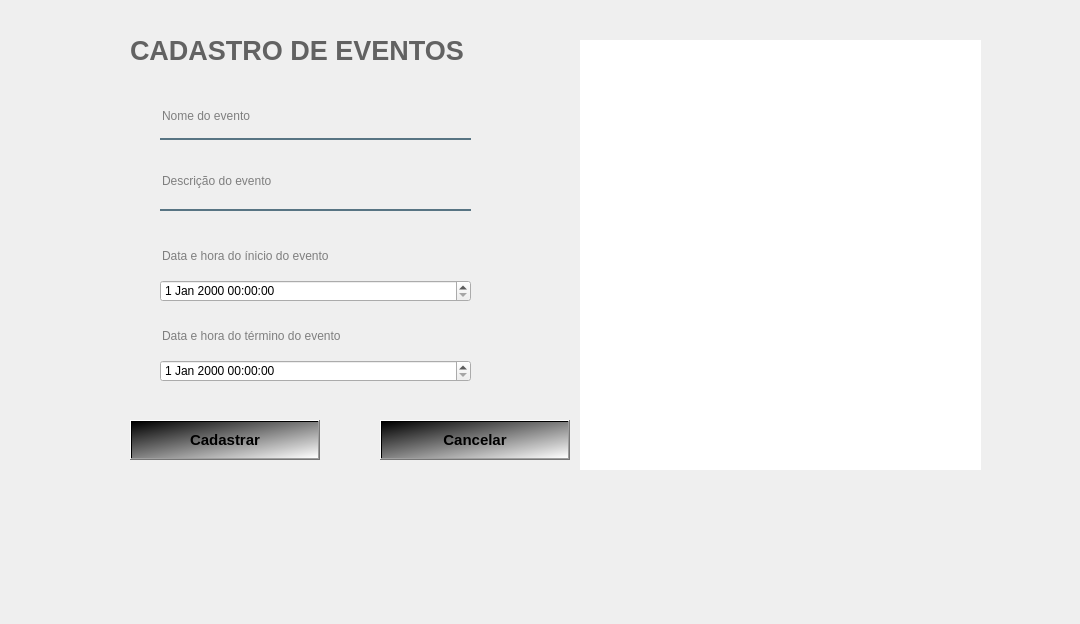
<?xml version="1.0" encoding="UTF-8"?>
<ui version="4.0">
 <class>MainWindow</class>
 <widget class="QMainWindow" name="MainWindow">
  <property name="geometry">
   <rect>
    <x>0</x>
    <y>0</y>
    <width>1080</width>
    <height>624</height>
   </rect>
  </property>
  <property name="windowTitle">
   <string>MainWindow</string>
  </property>
  <property name="styleSheet">
   <string notr="true">background-color: rgb(255, 255, 255);

QMenuBar::hover {
    background-color: black;
    color: black;
}


QMenuBar#QMenuBar:hover {
color: rgb(0, 0, 0);
}

</string>
  </property>
  <widget class="QWidget" name="centralwidget">
   <widget class="QWidget" name="widget" native="true">
    <property name="enabled">
     <bool>true</bool>
    </property>
    <property name="geometry">
     <rect>
      <x>40</x>
      <y>0</y>
      <width>941</width>
      <height>491</height>
     </rect>
    </property>
    <property name="mouseTracking">
     <bool>true</bool>
    </property>
    <property name="focusPolicy">
     <enum>Qt::NoFocus</enum>
    </property>
    <property name="autoFillBackground">
     <bool>false</bool>
    </property>
    <property name="styleSheet">
     <string notr="true">

QPushButton#pushButton{
background-color: qlineargradient(spread:pad, x1:0, y1:0.505682, x2:1, y2:0.477, stop:0 rgba(236, 141, 26, 219), stop: 1 rgba(160, 96, 18, 180));
color:rgba(255,255,255,210);
border-radius:5px;
}

QPushButton#pushButton_2, #pushButton_3, #pushButton_4, #pushButton_5{
background-color: rgba(0,0,0,0);
color: rgba(85,98,112,255);
}


QPushButton#pushButton_2:hover,#pushButton_3:hover, #pushButton_4:hover, #pushButton_5:hover {
color: rgba(131,96,53,255);
}


QPushButton#pushButton_2:pressed, #pushButton_3:pressed, #pushButton_4:pressed, #pushButton_5:pressed{
padding-left: 5px;
padding-top:5px;
background-color:rgba(0,0,0,0);
}

QPushButton#pushButton:hover{
background-color: qlineargradient(spread:pad, x1:0, y1:0.505682, x2:1, y2:0.477, stop:0 rgba(0, 71, 135, 219), stop: 1 rgba(85, 81, 84, 226));
}

QPushButton#pushButton:pressed{
padding-left:5px;
padding-top:5px;
background-color: rgba(150, 123, 111, 255)
}
</string>
    </property>
    <widget class="QLabel" name="label_3">
     <property name="geometry">
      <rect>
       <x>540</x>
       <y>40</y>
       <width>621</width>
       <height>430</height>
      </rect>
     </property>
     <property name="font">
      <font>
       <pointsize>10</pointsize>
      </font>
     </property>
     <property name="autoFillBackground">
      <bool>false</bool>
     </property>
     <property name="styleSheet">
      <string notr="true">background-color: rgb(255, 255, 255,255);
border-bottom-right-radius:50px;
</string>
     </property>
     <property name="text">
      <string/>
     </property>
     <property name="pixmap">
      <pixmap resource="Imagem_evento.qrc">:/Img_evento/image_evento.png</pixmap>
     </property>
    </widget>
    <widget class="QLabel" name="label_4">
     <property name="geometry">
      <rect>
       <x>90</x>
       <y>30</y>
       <width>411</width>
       <height>40</height>
      </rect>
     </property>
     <property name="font">
      <font>
       <pointsize>20</pointsize>
       <weight>75</weight>
       <bold>true</bold>
      </font>
     </property>
     <property name="styleSheet">
      <string notr="true">color:rgba(0, 0, 0, 150)</string>
     </property>
     <property name="text">
      <string>CADASTRO DE EVENTOS</string>
     </property>
    </widget>
    <widget class="QLineEdit" name="lineEdit">
     <property name="geometry">
      <rect>
       <x>120</x>
       <y>100</y>
       <width>311</width>
       <height>40</height>
      </rect>
     </property>
     <property name="styleSheet">
      <string notr="true">background-color: rgba(0, 0, 0, 0);
border: none;
border-bottom: 2px solid rgba(46, 82, 101, 200);
color:rgba(0,0,0,240);
padding-bottom:7px;</string>
     </property>
     <property name="placeholderText">
      <string>Nome do evento</string>
     </property>
    </widget>
    <widget class="QLineEdit" name="lineEdit_3">
     <property name="geometry">
      <rect>
       <x>120</x>
       <y>160</y>
       <width>311</width>
       <height>51</height>
      </rect>
     </property>
     <property name="styleSheet">
      <string notr="true">background-color: rgba(0, 0, 0, 0);
border: none;
border-bottom: 2px solid rgba(46, 82, 101, 200);
color:rgba(0,0,0,240);
padding-bottom:7px;</string>
     </property>
     <property name="echoMode">
      <enum>QLineEdit::Normal</enum>
     </property>
     <property name="placeholderText">
      <string>Descrição do evento</string>
     </property>
    </widget>
    <widget class="QPushButton" name="pushButton_2">
     <property name="geometry">
      <rect>
       <x>340</x>
       <y>420</y>
       <width>190</width>
       <height>40</height>
      </rect>
     </property>
     <property name="font">
      <font>
       <pointsize>11</pointsize>
       <weight>75</weight>
       <bold>true</bold>
      </font>
     </property>
     <property name="styleSheet">
      <string notr="true">
background: qlineargradient(x1: 0, y1: 0, x2: 1, y2: 1, stop: 0 #000000, stop: 0.5 #808080, stop: 1 #FFFFFF);
color: black;
</string>
     </property>
     <property name="text">
      <string>Cancelar</string>
     </property>
    </widget>
    <widget class="QPushButton" name="pushButton_3">
     <property name="geometry">
      <rect>
       <x>90</x>
       <y>420</y>
       <width>190</width>
       <height>40</height>
      </rect>
     </property>
     <property name="font">
      <font>
       <pointsize>11</pointsize>
       <weight>75</weight>
       <bold>true</bold>
      </font>
     </property>
     <property name="styleSheet">
      <string notr="true">
background: qlineargradient(x1: 0, y1: 0, x2: 1, y2: 1, stop: 0 #000000, stop: 0.5 #808080, stop: 1 #FFFFFF);
color: black;
</string>
     </property>
     <property name="text">
      <string>Cadastrar</string>
     </property>
    </widget>
    <widget class="QLineEdit" name="lineEdit_2">
     <property name="geometry">
      <rect>
       <x>120</x>
       <y>230</y>
       <width>311</width>
       <height>61</height>
      </rect>
     </property>
     <property name="styleSheet">
      <string notr="true">background-color: rgba(0, 0, 0, 0);
border: none;
border-bottom: 2px solid rgba(46, 82, 101, 200);
color:rgba(0,0,0,240);
padding-bottom:7px;</string>
     </property>
     <property name="placeholderText">
      <string>Data e hora do ínicio do evento</string>
     </property>
    </widget>
    <widget class="QDateTimeEdit" name="dateTimeEdit">
     <property name="geometry">
      <rect>
       <x>120</x>
       <y>280</y>
       <width>311</width>
       <height>22</height>
      </rect>
     </property>
    </widget>
    <widget class="QLineEdit" name="lineEdit_4">
     <property name="geometry">
      <rect>
       <x>120</x>
       <y>310</y>
       <width>311</width>
       <height>61</height>
      </rect>
     </property>
     <property name="styleSheet">
      <string notr="true">background-color: rgba(0, 0, 0, 0);
border: none;
border-bottom: 2px solid rgba(46, 82, 101, 200);
color:rgba(0,0,0,240);
padding-bottom:7px;</string>
     </property>
     <property name="placeholderText">
      <string>Data e hora do término do evento</string>
     </property>
    </widget>
    <widget class="QDateTimeEdit" name="dateTimeEdit_2">
     <property name="geometry">
      <rect>
       <x>120</x>
       <y>360</y>
       <width>311</width>
       <height>22</height>
      </rect>
     </property>
    </widget>
   </widget>
  </widget>
  <action name="actionCadastrar_usu_rio">
   <property name="text">
    <string>Cadastrar usuário</string>
   </property>
  </action>
  <action name="actionEditar_Deletar">
   <property name="text">
    <string>Editar / Deletar</string>
   </property>
  </action>
  <action name="actionSair">
   <property name="text">
    <string>Sair</string>
   </property>
  </action>
  <action name="actionSobre">
   <property name="text">
    <string>Sobre</string>
   </property>
  </action>
  <action name="actionConsulta_cadastros">
   <property name="text">
    <string>Consulta cadastros</string>
   </property>
  </action>
  <action name="actionConsulta_faltas">
   <property name="text">
    <string>Consulta faltas</string>
   </property>
  </action>
  <action name="actionCadastrar_aula">
   <property name="text">
    <string>Cadastrar aula</string>
   </property>
  </action>
  <action name="actionCadastrar_mat_ria">
   <property name="text">
    <string>Cadastrar matéria</string>
   </property>
  </action>
  <action name="actionMat_ria">
   <property name="text">
    <string>Matéria</string>
   </property>
  </action>
  <action name="actionCurso">
   <property name="text">
    <string>Curso</string>
   </property>
  </action>
  <action name="actionAula">
   <property name="text">
    <string>Aula</string>
   </property>
  </action>
  <action name="actionUsu_rio">
   <property name="text">
    <string>Usuário</string>
   </property>
  </action>
  <action name="actionO_que_PIN">
   <property name="text">
    <string>O que é PIN?</string>
   </property>
  </action>
 </widget>
 <resources>
  <include location="Imagem_evento.qrc"/>
 </resources>
 <connections/>
</ui>
